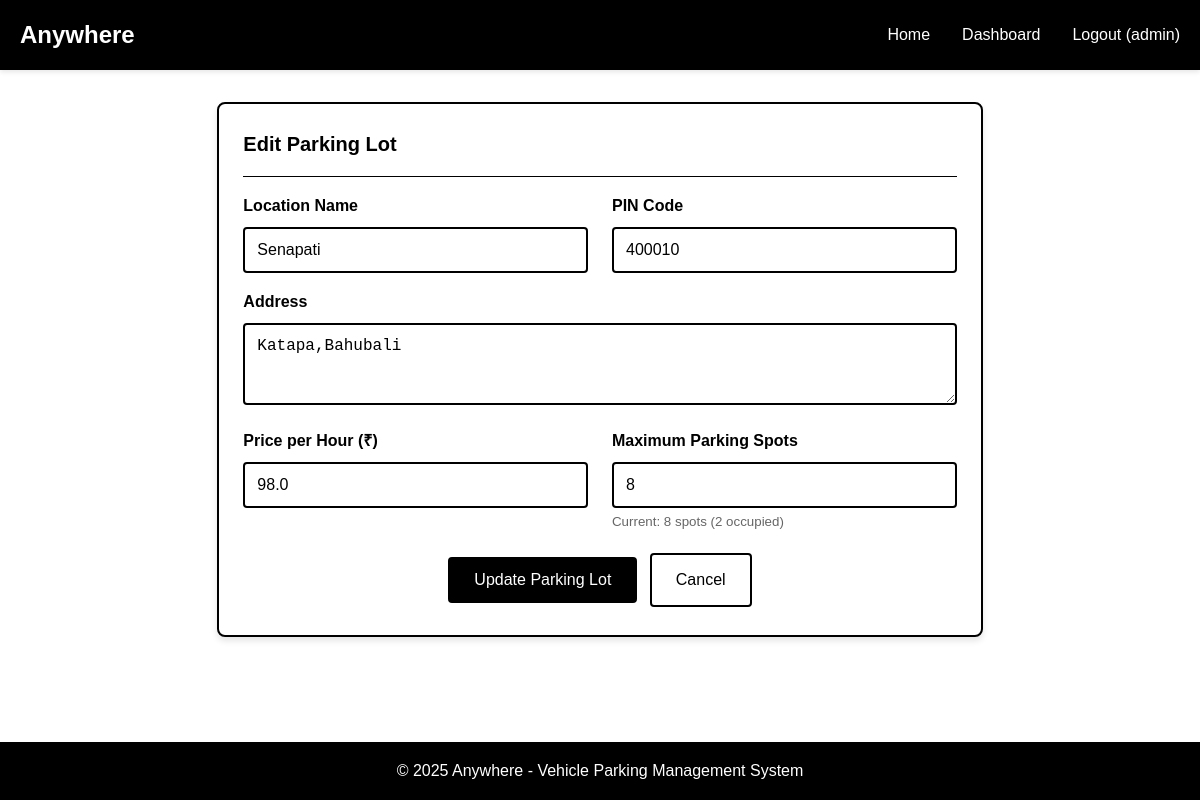
/admin/edit_lot/2 (signed in), run on the app's committed database.
### backend/models.py (models this page shows, shortened)
class User(db.Model):
    __tablename__ = 'users'
    id = db.Column(db.Integer, primary_key=True)
    username = db.Column(db.String(80), unique=True, nullable=False)
    email = db.Column(db.String(120), unique=True, nullable=False)
    password_hash = db.Column(db.String(120), nullable=False)
    phone = db.Column(db.String(15), nullable=True)
    is_admin = db.Column(db.Boolean, default=False)
    created_at = db.Column(db.DateTime, default=datetime.utcnow)
    reservations = db.relationship('Reservation', backref='user', lazy=True, cascade='all, delete-orphan')

class ParkingLot(db.Model):
    __tablename__ = 'parking_lots'
    id = db.Column(db.Integer, primary_key=True)
    prime_location_name = db.Column(db.String(100), nullable=False)
    address = db.Column(db.Text, nullable=False)
    pin_code = db.Column(db.String(10), nullable=False)
    price_per_hour = db.Column(db.Float, nullable=False)
    maximum_spots = db.Column(db.Integer, nullable=False)
    created_at = db.Column(db.DateTime, default=datetime.utcnow)
    spots = db.relationship('ParkingSpot', backref='lot', lazy=True, cascade='all, delete-orphan', order_by='ParkingSpot.spot_number')
    @property
    def occupied_spots_count(self):
        return len([spot for spot in self.spots if spot.status == 'O'])

class ParkingSpot(db.Model):
    __tablename__ = 'parking_spots'
    id = db.Column(db.Integer, primary_key=True)
    lot_id = db.Column(db.Integer, db.ForeignKey('parking_lots.id'), nullable=False)
    spot_number = db.Column(db.String(10), nullable=False)
    status = db.Column(db.String(1), default='A', nullable=False)  # A-Available, O-Occupied
    created_at = db.Column(db.DateTime, default=datetime.utcnow)
    reservations = db.relationship('Reservation', backref='spot', lazy=True)

### backend/app.py (the view, shortened to what this page needs)
@app.route('/admin/edit_lot/<int:lot_id>', methods=['GET', 'POST'])
@admin_required
def edit_lot(lot_id):
    lot = ParkingLot.query.get_or_404(lot_id)
    return render_template('edit_lot.html', lot=lot)

### backend/app.py (called while the page is built)
def admin_required(f):
    @wraps(f)
    def decorated_function(*args, **kwargs):
        if 'user_id' not in session:
            flash('Please log in to access this page.', 'error')
            return redirect(url_for('login'))
        user = User.query.get(session['user_id'])
        if not user or not user.is_admin:
            flash('Admin access required.', 'error')
            return redirect(url_for('index'))
        return f(*args, **kwargs)
    return decorated_function

### frontend/templates/edit_lot.html (shortened to what this page needs)
{% extends "base.html" %}
{% block content %}
<div class="row">
    <div class="col-md-8" style="margin: 0 auto;">
        <div class="card">
            <div class="card-header">
                <h2 class="card-title">Edit Parking Lot</h2>
            </div>
            <form method="POST" novalidate>
                <div class="row">
                    <div class="col-md-6">
                        <div class="form-group">
                            <label class="form-label" for="name">Location Name</label>
                            <input type="text" class="form-control" id="name" name="name"
                                   value="{{ lot.prime_location_name }}" required>
                        </div>
                    </div>
                    <div class="col-md-6">
                        <div class="form-group">
                            <label class="form-label" for="pin_code">PIN Code</label>
                            <input type="text" class="form-control" id="pin_code" name="pin_code"
                                   value="{{ lot.pin_code }}" required>
                        </div>
                    </div>
                </div>
                <div class="form-group">
                    <label class="form-label" for="address">Address</label>
                    <textarea class="form-control" id="address" name="address" rows="3" required>{{ lot.address }}</textarea>
                </div>
                <div class="row">
                    <div class="col-md-6">
                        <div class="form-group">
                            <label class="form-label" for="price">Price per Hour (₹)</label>
                            <input type="number" class="form-control" id="price" name="price"
                                   min="1" step="0.01" value="{{ lot.price_per_hour }}" required>
                        </div>
                    </div>
                    <div class="col-md-6">
                        <div class="form-group">
                            <label class="form-label" for="max_spots">Maximum Parking Spots</label>
                            <input type="number" class="form-control" id="max_spots" name="max_spots"
                                   min="1" max="500" value="{{ lot.maximum_spots }}" required>
                            <small style="color: #666666;">Current: {{ lot.spots|length }} spots ({{ lot.occupied_spots_count }} occupied)</small>
                        </div>
                    </div>
                </div>
                <div class="text-center">
                    <button type="submit" class="btn btn-primary">Update Parking Lot</button>
                    <a href="{{ url_for('admin_dashboard') }}" class="btn">Cancel</a>
                </div>
            </form>
        </div>
    </div>
</div>
{% endblock %}

### frontend/templates/base.html (shortened to what this page needs)
<!DOCTYPE html>
<html lang="en">
<head>
    <link rel="stylesheet" href="{{ url_for('static', filename='css/style.css') }}">
</head>
<body>
    <header class="header">
        <div class="container">
            <nav class="navbar">
                <div class="logo">Anywhere</div>
                <ul class="nav-links">
                    <li><a href="{{ url_for('index') }}">Home</a></li>
                    {% if session.user_id %}
                        {% if session.is_admin %}
                            <li><a href="{{ url_for('admin_dashboard') }}">Dashboard</a></li>
                        {% else %}
                            <li><a href="{{ url_for('user_dashboard') }}">Dashboard</a></li>
                        {% endif %}
                        <li><a href="{{ url_for('logout') }}">Logout ({{ session.username }})</a></li>
                    {% else %}
                        <li><a href="{{ url_for('login') }}">Login</a></li>
                        <li><a href="{{ url_for('register') }}">Register</a></li>
                    {% endif %}
                </ul>
            </nav>
        </div>
    </header>
    <main class="main-content">
        <div class="container">
            {% block content %}{% endblock %}
        </div>
    </main>
    <footer class="footer">
        <div class="container">
            <p>&copy; 2025 Anywhere - Vehicle Parking Management System</p>
        </div>
    </footer>
</body>
</html>

### frontend/static/css/style.css (style rules this page uses)
* { margin: 0; padding: 0; box-sizing: border-box; }
body { font-family: 'Arial', sans-serif; background-color: #ffffff; color: #000000; line-height: 1.6; }
.container { max-width: 1200px; margin: 0 auto; padding: 0 20px; }
.header { background-color: #000000; color: #ffffff; padding: 1rem 0; box-shadow: 0 2px 5px rgba(0,0,0,0.1); }
.navbar { display: flex; justify-content: space-between; align-items: center; }
.logo { font-size: 1.5rem; font-weight: bold; }
.nav-links { display: flex; list-style: none; gap: 2rem; }
.nav-links a { color: #ffffff; text-decoration: none; transition: color 0.3s; }
.main-content { min-height: calc(100vh - 160px); padding: 2rem 0; }
.card { background-color: #ffffff; border: 2px solid #000000; border-radius: 8px; padding: 1.5rem; margin-bottom: 1.5rem; box-shadow: 0 4px 6px rgba(0,0,0,0.1); overflow: hidden; }
.card-header { border-bottom: 1px solid #000000; padding-bottom: 1rem; margin-bottom: 1rem; display: flex; justify-content: space-between; align-items: center; flex-wrap: wrap; }
.card-title { font-size: 1.25rem; font-weight: bold; color: #000000; margin-bottom: 0; }
.form-group { margin-bottom: 1rem; }
.form-label { display: block; margin-bottom: 0.5rem; font-weight: bold; color: #000000; }
.form-control { width: 100%; padding: 0.75rem; border: 2px solid #000000; border-radius: 4px; font-size: 1rem; background-color: #ffffff; color: #000000; }
.btn { display: inline-block; padding: 0.75rem 1.5rem; margin: 0.25rem; border: 2px solid #000000; border-radius: 4px; text-decoration: none; font-size: 1rem; cursor: pointer; transition: all 0.3s; text-align: center; background-color: #ffffff; color: #000000; }
.btn-primary { background-color: #000000; color: #ffffff; }
.row { display: flex; flex-wrap: wrap; margin: 0 -0.75rem; }
.col-md-8, .col-md-6, .col-md-4 { padding: 0 0.75rem; width: 100%; }
@media (min-width: 768px) { .col-md-6 { flex: 0 0 50%; max-width: 50%; } }
@media (min-width: 768px) { .col-md-8 { flex: 0 0 66.666667%; max-width: 66.666667%; } }
.footer { background-color: #000000; color: #ffffff; text-align: center; padding: 1rem 0; margin-top: 2rem; }
.text-center { text-align: center; }

### data on the page
User: username "admin"
ParkingLot: name "Senapati", pin_code "400010", address "Katapa,Bahubali", price "98.0", max_spots "8"
ParkingSpot: occupied_spots_count "2"

### other printed values
{{ lot.spots|length }} "8"
